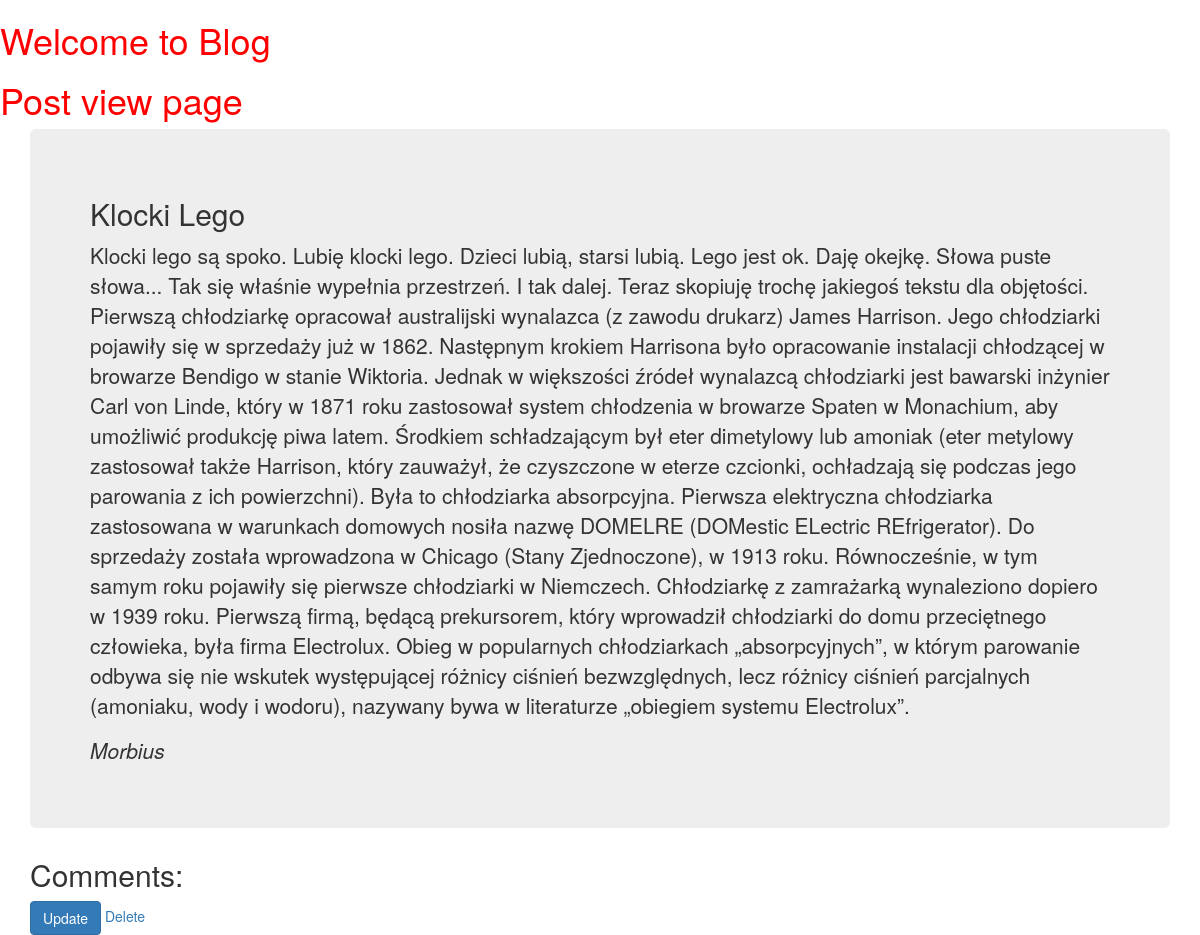
Before: /list/6/ with the older database file.
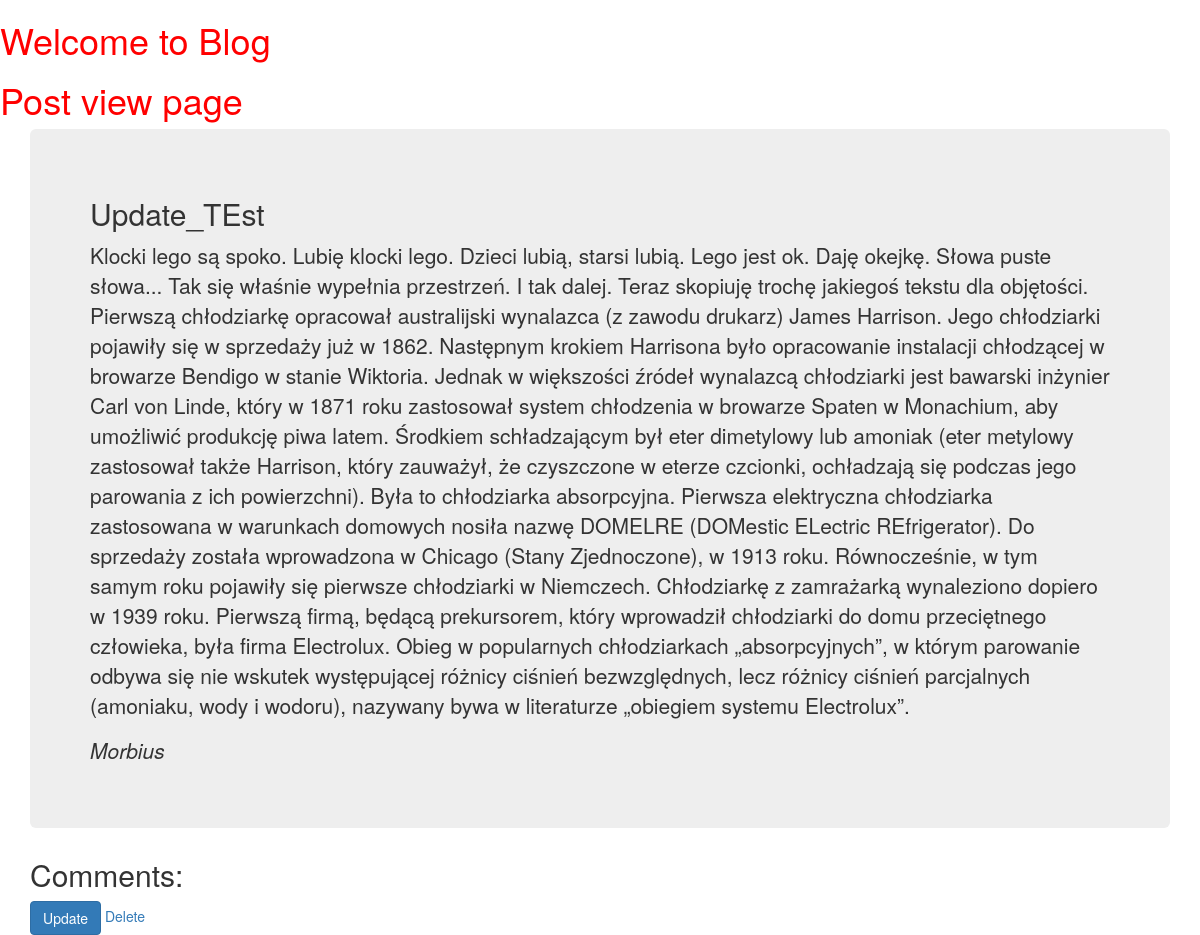
After: the same page with the newer database file.
### blog/models.py (models this page shows, shortened)
class Post(models.Model):
    author = models.CharField(max_length=16)
    title = models.CharField(max_length=32)
    text = models.TextField()

### blog/views.py (the view)
# urls.py: path('list/<int:pk>/', views.PostDetailView.as_view(), name='read_post'),
class PostDetailView(DetailView):
    model = models.Post
    template_name = 'blog/post_site.html'

### templates/blog/post_site.html (shortened to what this page needs)
{% extends 'blog/base.html' %}
{% block pojemnik %}
  <h1>Post view page</h1>
  <div class="container">
    <div class="jumbotron">
      <h2>{{ post.title }}</h2>
      <p>{{ post.text }}</p>
      <p><i>{{ post.author }}</i></p>
    </div>
    <h2>Comments: </h2>
    <a class = 'btn btn-primary' href="{% url 'blog:update' pk=post.pk %}">Update</a>
    <a href="{% url 'blog:delete' pk=post.pk %}">Delete</a>
  </div>
{% endblock %}

Changed rows visible on the page:
changed Post "Morbius": title "Klocki Lego" → "Update_TEst"
